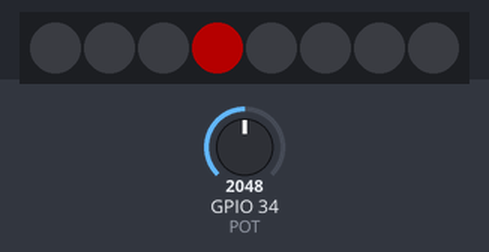
Recording of a sketch running on a simulated ESP32. On the bench: 8 RGB LEDs in strip order, left to right. Inputs (shaded band) come from the test bench; at power-on: GPIO 34 (POT) = 2048. Dim RGB values are drawn brighter than linear.

Above: at 1.2 s.
1.3 s: GPIO 34 (POT) set to 2866
At 2.5 s:
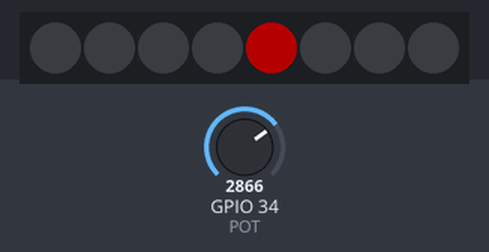
2.8 s: GPIO 34 (POT) set to 3603
At 3.6 s:
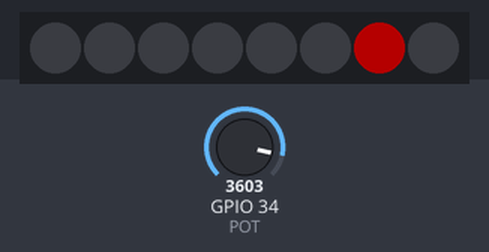
4.3 s: GPIO 34 (POT) set to 4095
At 4.8 s:
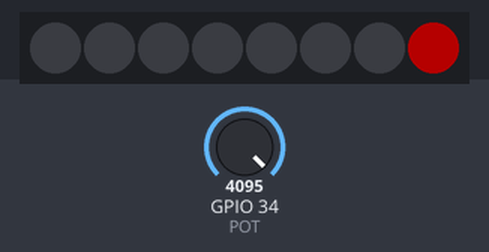
Timing chart, 0 to 7.3 s (numbered marks = the images above; inputs shaded):
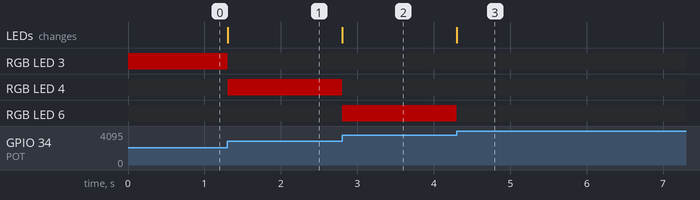

The sketch:

NP03_posPot.ino
```cpp
#include <Adafruit_NeoPixel.h>

#define NUMPIXELS 8
#define PIN 26
#define POT 34

Adafruit_NeoPixel tira = Adafruit_NeoPixel(NUMPIXELS, PIN, NEO_GRB + NEO_KHZ800);

void setup()
{
  tira.begin();
  tira.setBrightness(64);
  tira.clear();
}

void loop()
{
  int pot = map(analogRead(POT), 0, 4095, 0, NUMPIXELS - 1);

  for(int i = 0; i < NUMPIXELS; i++)
  {
    if(i == pot) tira.setPixelColor(i, tira.Color(255,0,0));
    else tira.setPixelColor(i, tira.Color(0,0,0));
    tira.show();
  }
}
```

Measured:
- after the input at 1.3 s, RGB LED 3: RGB(64, 0, 0) → off at once; RGB LED 4: off → RGB(64, 0, 0) at once; the LEDs: change at once (image 1)
- after the input at 2.8 s, RGB LED 4: RGB(64, 0, 0) → off at once; RGB LED 6: off → RGB(64, 0, 0) at once; the LEDs: change at once (image 2)
- after the input at 4.3 s, RGB LED 6: RGB(64, 0, 0) → off at once; the LEDs: change at once (image 3)
